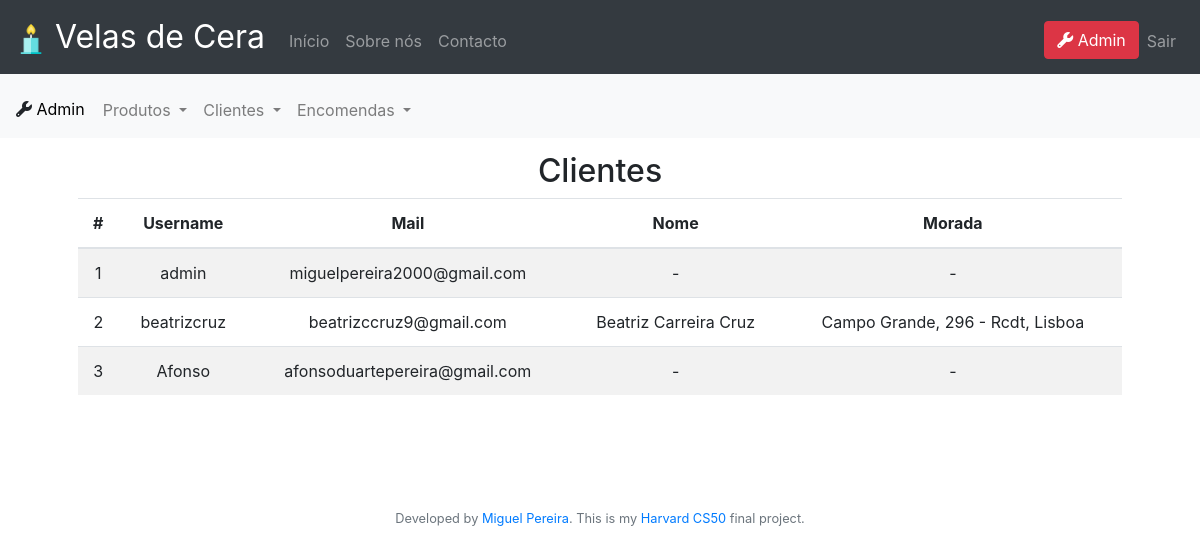
Page /admin/clientes (signed in) on the earlier database version.
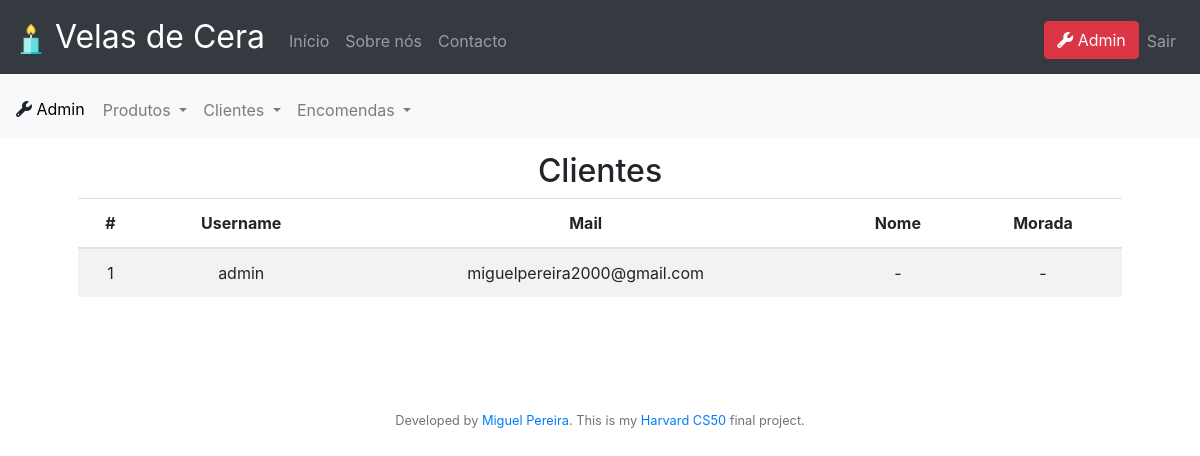
Same page on the later database version.
### tables this page shows
CREATE TABLE users (id integer not null primary key autoincrement, username text not null, hash text not null, mail text not null unique, tipo text not null);

CREATE TABLE morada (user_id integer unique not null, zip text not null, city text not null, street text not null, nome text);

### app.py (the view)
@app.route("/admin/clientes", methods=["GET", "POST"])
@admin_login_required
def adminClientes():
    users = db.execute("select id, username, mail, zip, city, street, nome from users left join morada on user_id=id")
    return render_template("adminClientes.html", users=users)

### app.py (called while the page is built)
@app.after_request
def after_request(response):
    response.headers["Cache-Control"] = "no-cache, no-store, must-revalidate"
    response.headers["Expires"] = 0
    response.headers["Pragma"] = "no-cache"
    return response

def admin_login_required(f):
    @wraps(f)
    def decorated_function(*args, **kwargs):
        if session.get("user_id") is None:
            return redirect("/login")
        else:
            rows = db.execute("select * from users where id = :id", id=session.get("user_id"))
            if len(rows) != 1 or rows[0]["tipo"] != "admin":
                return apology("Não és admin", 400)
        return f(*args, **kwargs)
    return decorated_function

### templates/adminClientes.html (shortened to what this page needs)
{% extends "admin.html" %}
{% block mainAdmin %}
<table class="table table-striped">
    <thead>
        <h2>
            Clientes
        </h2>
        <tr>
            <th>#</th>
            <th>Username</th>
            <th>Mail</th>
            <th>Nome</th>
            <th>Morada</th>
        </tr>
    </thead>
    <tbody>
    {% for cliente in users %}
        <tr>
            <td>{{ cliente.id }}</td>
            <td>{{ cliente.username }}</td>
            <td>{{ cliente.mail }}</td>
            <td>
                {% if cliente.nome == None %}
                    -
                {% else %}
                    {{ cliente.nome}}
                {% endif %}
            </td>
            <td>
                {% if cliente.street == None %}
                -
                {% else %}
                {{cliente.street}}, {{cliente.zipcode}} {{cliente.city}}
                {% endif %}
            </td>
        </tr>
    {% endfor %}
    </tbody>
</table>
{% endblock %}

### templates/admin.html (shortened to what this page needs)
{% extends "layout.html" %}
{% block main %}
<nav class="navbar fixed-top navbar-expand-md navbar-light bg-light" style="margin-top: 74px;">
    <div style="margin-top: 5px;">
        <i class="fas fa-wrench"></i><a style="text-decoration: none; color: black; margin-right: 10px;" href="/admin"> Admin</a>
    </div>
    <div class="collapse navbar-collapse" id="navbar">
            <ul class="navbar-nav mr-auto mt-2">
                <li class="nav-item dropdown">
                    <a class="nav-link dropdown-toggle" href="#" id="navbarDropdown" role="button" data-toggle="dropdown" aria-haspopup="true" aria-expanded="false">
                      Produtos
                    </a>
                  </li>
                  <li class="nav-item dropdown">
                    <a class="nav-link dropdown-toggle" href="#" id="navbarDropdown" role="button" data-toggle="dropdown" aria-haspopup="true" aria-expanded="false">
                      Clientes
                    </a>
                  </li>
                  <li class="nav-item dropdown">
                    <a class="nav-link dropdown-toggle" href="#" id="navbarDropdown" role="button" data-toggle="dropdown" aria-haspopup="true" aria-expanded="false">
                      Encomendas
                    </a>
                  </li>
            </ul>
    </div>
</nav>
<main class="container p-5" style="margin-top: 30px;">
    {% block mainAdmin %}{% endblock %}
</main>
{% endblock %}

### templates/layout.html (shortened to what this page needs)
<!DOCTYPE html>
<html lang="pt">
    <head>
        <link href="https://maxcdn.bootstrapcdn.com/bootstrap/4.1.3/css/bootstrap.min.css" rel="stylesheet">
        <link href="/static/styles.css" rel="stylesheet">
    </head>
    <body>
        <nav class="navbar fixed-top navbar-expand-md navbar-dark bg-dark">
            <a class="navbar-brand" href="/"><img src="/static/favicon.png" width="30" height="30" class="d-inline-block align-center" alt="/"> Velas de Cera</a>
            <div class="collapse navbar-collapse" id="navbar">
                    <ul class="navbar-nav mr-auto mt-2">
                        <li class="nav-item"><a class="nav-link" href="/">Início</a></li>
                        <li class="nav-item"><a class="nav-link" href="/about">Sobre nós</a></li>
                        <li class="nav-item"><a class="nav-link" href="/contacto">Contacto</a></li>
                    </ul>
                {% if session.user_id %}
                    <ul class="navbar-nav ml-auto mt-2">
                        {% if session.user_type == 'admin' %}
                            <li class="nav-item"><a class="btn btn-danger" href="/admin">
                                <span style="color: white">
                                    <i class="fas fa-wrench"></i>
                            </span> Admin</a></li>
                        {% else %}
                            <li class="nav-item"><a class="btn btn-primary" href="/cart">
                                <span style="color: white">
                                    <i class="fas fa-shopping-cart"></i>
                              </span> Carrinho</a></li>
                            <li class="nav-item"><a class="nav-link" href="/conta">Conta</a></li>
                        {% endif %}
                        <li class="nav-item"><a class="nav-link" href="/logout">Sair</a></li>
                    </ul>
                {% else %}
                    <ul class="navbar-nav ml-auto mt-2">
                        <li class="nav-item"><a class="nav-link" href="/register">Registar</a></li>
                        <li class="nav-item"><a class="nav-link" href="/login">Entrar</a></li>
                    </ul>
                {% endif %}
            </div>
        </nav>
        <main style="margin-top: 74px;">
            {% block main %}{% endblock %}
        </main>
        <footer class="small text-center text-muted" style="margin-top: 50px; margin-bottom: 50px;">
            Developed by <a href="https://www.linkedin.com/in/miguelduartepereira/">Miguel Pereira</a>. This is my <a href="https://cs50.harvard.edu/x/2020/project/">Harvard CS50</a> final project.
        </footer>
    </body>
</html>

### static/styles.css (style rules this page uses)
nav .navbar-brand { font-size: xx-large; }
main { overflow-x: auto; text-align: center; }

Differences in the rows shown:
removed morada: id "2", username "beatrizcruz", mail "beatrizccruz9@gmail.com", nome "Beatriz Carreira Cruz", street "Campo Grande, 296 - Rcdt", city "Lisboa"
removed users: id "3", username "Afonso", mail "afonsoduartepereira@gmail.com"
